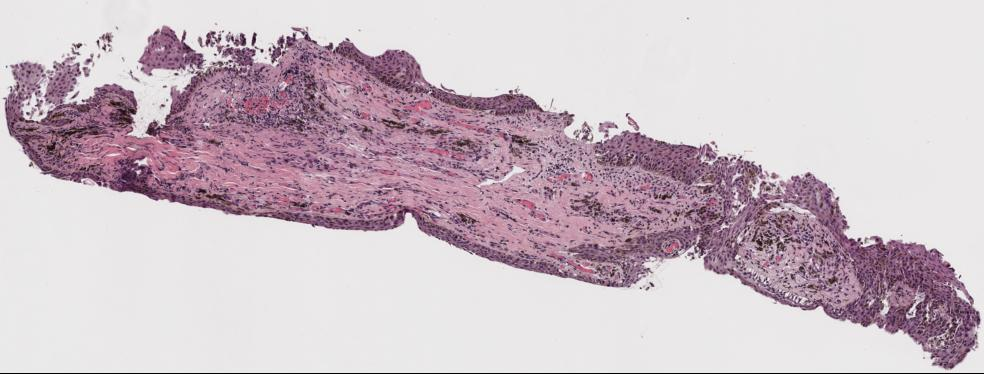
#> input picture Presentation 3/Thinkers/Kota Suzuki/images/thumbnail.jpg, 984 x 374 px, found by its file name
$ jupyter execute Anna_PatchingOnMask.ipynb
#> lines starting #> are read from the running program, lines starting #| are printed output that depends on the picture; after the words box and inside, x2 and y2 are one past the last pixel; in counts of white or black regions, pixels touching at a corner belong together
[cell 1]
from PIL import Image
import pandas as pd
import matplotlib.pyplot as plt
import matplotlib.image as mpimg
import numpy as np
import os

# Anna
### Takes an image of a tissue slice and an image of an epithelium extract from Qupath an inputs
### Changes from Alyssa:
- first code chunk is new because it uses images from Qupath instead of images from Prashan't epithelium extraction code
- This code patches over the mask instead of the tissue image in order to avoid issues with black or white pixels within the stain

[cell 2]
def apply_mask():

    # Open the JPG and PNG images

    # IMPORTANT !!!
    # the image of the tissue is from qupath and qupath labels it 'thumbnail.jpg'
    # dont use the image straight from onedrive or anything not labeled 'thumbnail.jpg'
    jpg_path = '/Users/annaroney/Downloads/Stat390_Anna/QuPath_work/1:22 patching test/data/2/thumbnail.jpg' # path to the tissue slice
    png_mask_path = '/Users/annaroney/Downloads/Stat390_Anna/QuPath_work/1:22 patching test/export/h1857578B  h&e_ROI_2-labels.png' # path to the epithelium mask

    jpg_image = Image.open(jpg_path).convert("RGB")
#> jpg_image is the input picture: PIL image 984x374 RGB; mean R, G, B 204, 189.3, 197.9
    png_mask = Image.open(png_mask_path).convert("RGBA")
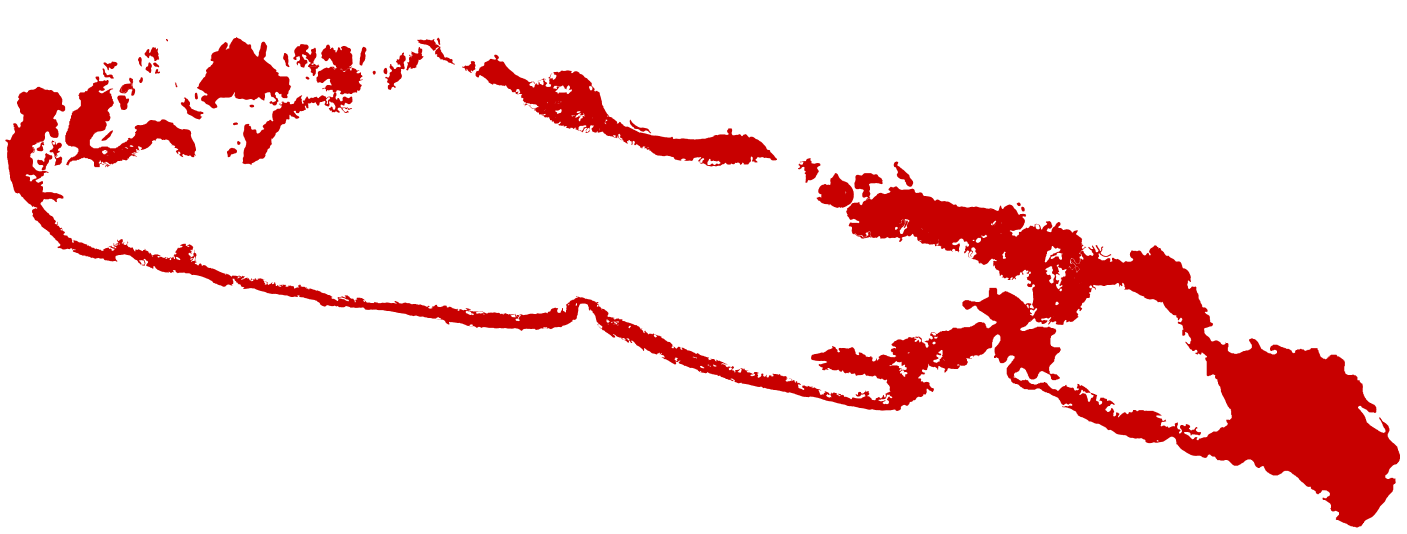
#> input picture Presentation 3/Thinkers/Kota Suzuki/images/h1857578B  h&e_ROI_2-labels.png, 9844 x 3736 px, found by its file name (shown at 1/7 size)

    # Resize the mask to match the JPG dimensions if they differ
    if jpg_image.size != png_mask.size:
        png_mask = png_mask.resize(jpg_image.size, Image.LANCZOS)
#> png_mask: PIL image 984x374 RGBA

    # Convert both images to numpy arrays
    jpg_array = np.array(jpg_image)
    mask_array = np.array(png_mask)

    # Create a mask for the PNG: True where the PNG is not white
    non_white_mask = ~np.all(mask_array[:, :, :3] > 200, axis=-1)  # Mask where PNG is not white
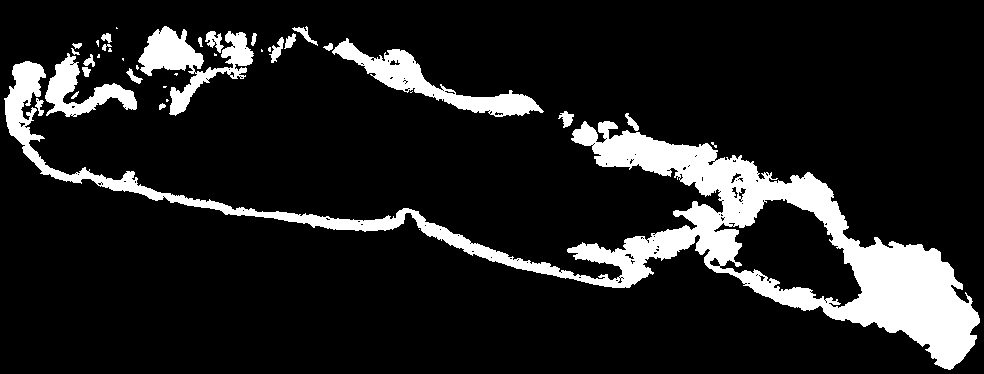
#> non_white_mask: shape (374, 984) bool; 12.9% white; 38 white regions (15 under 20 px), largest, box (x1, y1, x2, y2) and area: (4, 61, 980, 370) 36048, (332, 38, 544, 117) 3978, (138, 26, 254, 116) 3695

    # Create the final output image with a black background
    final_image_array = np.zeros_like(jpg_array)

    # Add white for stroma: Original white pixels in the JPG
    stroma_mask = np.all(jpg_array > 200, axis=-1)  # White pixels in JPG
#> stroma_mask: shape (374, 984) bool; 63.9% white; 61 black regions (48 under 20 px), largest, box (x1, y1, x2, y2) and area: (2, 25, 981, 370) 131020, (0, 373, 984, 374) 984, (96, 32, 114, 53) 189
    final_image_array[stroma_mask] = [0, 0, 0]  # Set stroma to white

    # Add red for mask: Areas in the PNG mask
    final_image_array[non_white_mask] = [254, 0, 0]  # Set mask areas to red
    mask = final_image_array
    # Set remaining original JPG pixels (not covered by PNG) to black
    non_masked_area = ~(stroma_mask | non_white_mask)  # Pixels not in stroma or mask
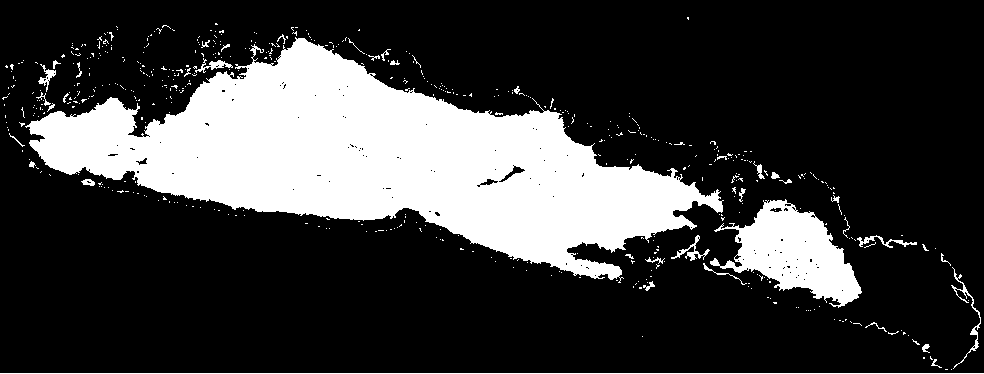
#> non_masked_area: shape (374, 984) bool; 23.4% white; 536 white regions (496 under 20 px), largest, box (x1, y1, x2, y2) and area: (25, 37, 724, 283) 73621, (710, 199, 862, 308) 7899, (0, 373, 984, 374) 984
    final_image_array[non_masked_area] = [255, 255, 255]  # Set uncovered pixels to black

    # Convert back to PIL image
    final_image = Image.fromarray(final_image_array)
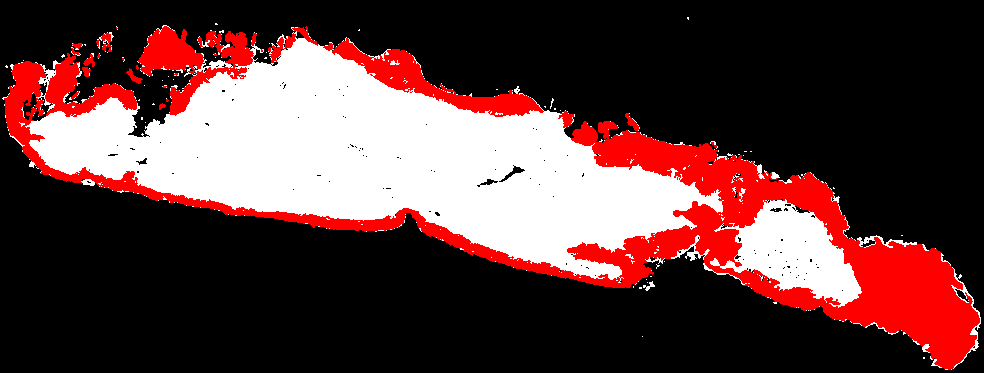
#> final_image: PIL image 984x374 RGB; mean R, G, B 92.5, 59.7, 59.7

    return final_image, mask


image, mask = apply_mask()
filename = '/Users/annaroney/Downloads/Stat390_Anna/data/epithelium.png' # where you want your output to go
image.save(filename)

# Display the final image
plt.imshow(image)
plt.axis("off")
plt.show()

mask[mask == 255] = 0
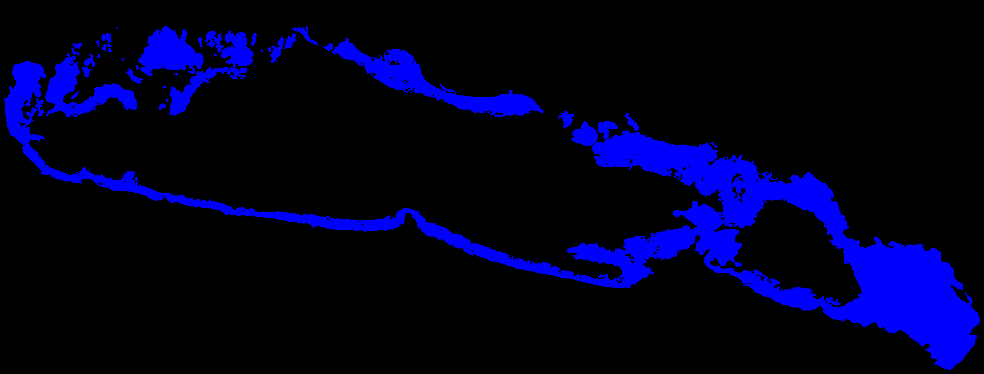
#> mask: shape (374, 984, 3); mean of channels 0, 1, 2 32.8, 0, 0; drawn as B, G, R

## Alyssa  Patching Code
### Parameters to be looked at:
- initial_size, num_squares_drawn, the mask size in the distance transform function, min_ratio, max_ratio, amx_attempts
- also possible that we have a bad random_seed but obvi dont rely on changing that to get better results

[cell 3]
import cv2
import numpy as np
import random
import matplotlib.pyplot as plt

# Load the image
image_path = '/Users/annaroney/Downloads/Stat390_Anna/data/epithelium.png'
image = cv2.imread(image_path)

# Function to check if a region contains black, white, and non-black-white mask
# function is not called?
def contains_black_white_mask(region):
    contains_black = np.any(np.all(region == [0, 0, 0], axis=-1))
    contains_white = np.any(np.all(region == [255, 255, 255], axis=-1))
    contains_mask = np.any((region != [0, 0, 0]).all(axis=-1) & (region != [255, 255, 255]).all(axis=-1))
    return contains_black and contains_white and contains_mask

# Mask for black areas, white areas, and non-black-white pixels
black_mask = cv2.inRange(image, np.array([0, 0, 0]), np.array([0, 0, 0]))
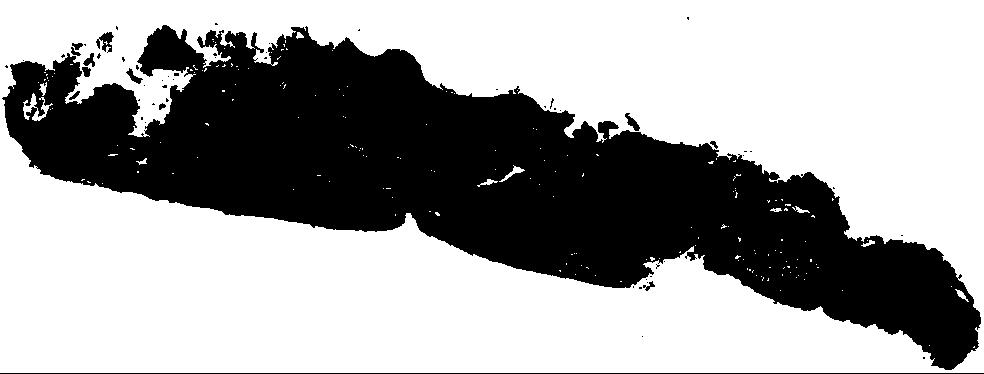
#> black_mask: shape (374, 984); 63.7% white; 60 black regions (47 under 20 px), largest, box (x1, y1, x2, y2) and area: (2, 25, 981, 370) 131731, (0, 373, 984, 374) 984, (96, 32, 114, 53) 189
white_mask = cv2.inRange(image, np.array([255, 255, 255]), np.array([255, 255, 255]))
non_black_white_mask = mask

# Calculate distance to the nearest black and white pixels
black_distance = cv2.distanceTransform(255 - black_mask, cv2.DIST_L2, 3)
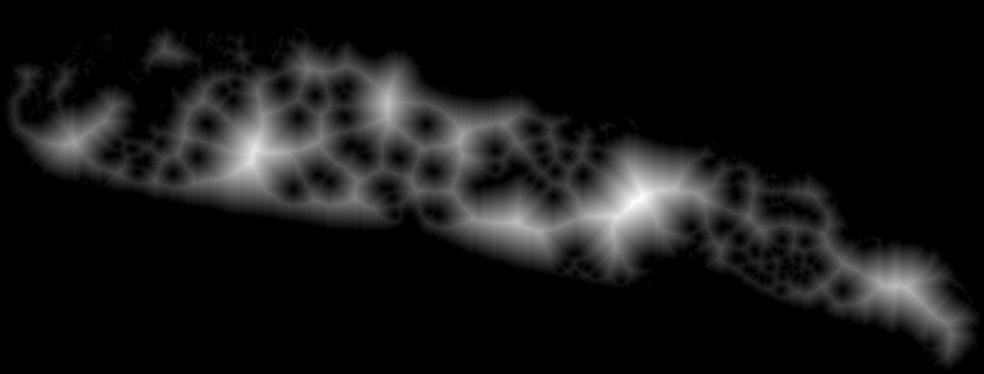
#> black_distance: shape (374, 984) float32; min 0, max 59.42, mean 5.2; drawn with min black and max white
white_distance = cv2.distanceTransform(255 - white_mask, cv2.DIST_L2, 3)
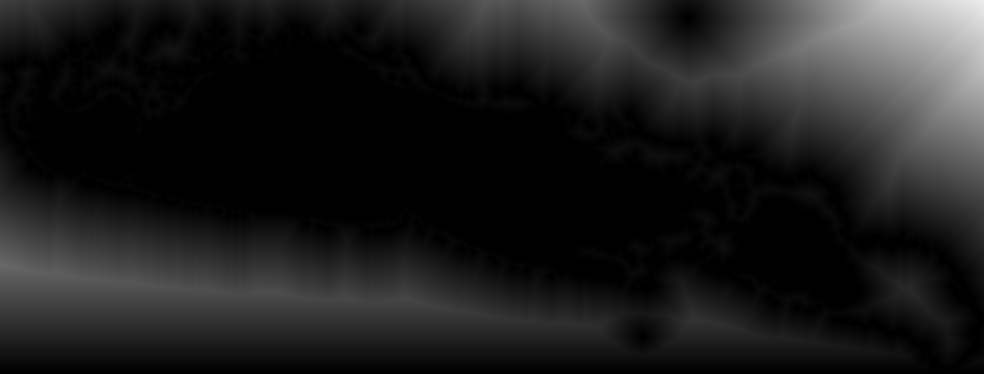
#> white_distance: shape (374, 984) float32; min 0, max 236.5, mean 29.7

# Find coordinates of non-black and non-white pixels
coordinates = np.column_stack(np.where(non_black_white_mask > 0))

# Define the ratio tolerance range for balanced points
min_ratio, max_ratio = 0.7, 1.3

# Filter coordinates to only include balanced points
balanced_points = [
    coord for coord in coordinates
    if min_ratio <= (black_distance[coord[0], coord[1]] / white_distance[coord[0], coord[1]]) <= max_ratio
]
#> balanced_points = 19945 items, first 6: [27, 116, 0], [27, 294, 0], [27, 298, 0], [28, 117, 0], [28, 162, 0], [28, 164, 0]

# Define max attempts and initial size parameters
max_attempts = 1000
initial_size = 2
covered_coordinates = set()
rectangles = []
attempts = 0

# Function to calculate overlap
def calculate_overlap(new_coords, existing_coords):
    overlap = len(new_coords.intersection(existing_coords)) / len(new_coords)
    return overlap

# Start generating squares using only balanced points as starting locations
while len(balanced_points) > 0 and attempts < max_attempts:
    attempts += 1
    # Randomly select a new center point for the square from balanced points
    random.seed(attempts) # Anna added
    random_coord = random.choice(balanced_points)
    center_x, center_y = int(random_coord[1]), int(random_coord[0])
    num_squares_drawn = 0
    vertical_preference = False

    # Expansion phase for square
    while True:
        size = initial_size * (num_squares_drawn + 1)
        top, bottom = center_y - size, center_y + size
        left, right = center_x - size, center_x + size

        # Define regions at each corner of the square
        corner_checks = {
            "top_left": (top, left),
            "top_right": (top, right - initial_size),
            "bottom_left": (bottom - initial_size, left),
            "bottom_right": (bottom - initial_size, right - initial_size)
        }

        # Track how many corners are outside the mask
        corners_outside_count = 0

        # Check each corner and determine if it is outside the mask
        for corner_name, (corner_y, corner_x) in corner_checks.items():
            # Ensure the region is within the image bounds
            if corner_y < 0 or corner_x < 0 or corner_y + initial_size > image.shape[0] or corner_x + initial_size > image.shape[1]:
                corners_outside_count += 1
                continue

            # Extract the corner region in the mask at this corner
            corner_region = non_black_white_mask[corner_y:corner_y + initial_size, corner_x:corner_x + initial_size]

            # If all pixels in the corner region are black, mark this corner as outside the mask
            if not np.any(corner_region):
                corners_outside_count += 1


            # Stop checking if we already have two corners outside
            if corners_outside_count >= 2:
                break

        # Stop expanding if at least two corners are outside the mask
        if corners_outside_count >= 2:
            # Check if the region shape requires a vertical rectangle
            if (bottom - top) > (right - left) * 1.5:
                vertical_preference = True
            break  # Stop expanding as it satisfies the mask requirements

        # Increment the number of squares drawn to expand further
        num_squares_drawn += 1
        if num_squares_drawn > 15:  # Limit expansion if square becomes too large
            break

    # Get all coordinates in the current square
    new_square_coords = set((y, x) for y in range(max(0, top), min(image.shape[0], bottom))
                                    for x in range(max(0, left), min(image.shape[1], right)))

    # Check overlap with existing covered coordinates
    if calculate_overlap(new_square_coords, covered_coordinates) <= 0.2:
        covered_coordinates.update(new_square_coords)
        rectangles.append((left, top, right, bottom))

        # Draw the rectangle
        color = (0, 255, 0) if vertical_preference else (255, 0, 0)
        cv2.rectangle(image, (left, top), (right, bottom), color, 2)

        # Remove these coordinates from the non-black-white mask list and balanced points
        coordinates = np.array([coord for coord in coordinates if tuple(coord) not in new_square_coords])
        balanced_points = [coord for coord in balanced_points if tuple(coord) not in new_square_coords]
#> this loop made 1000 passes
#> (random_coord, center_x, center_y, overlap in calculate_overlap) on passes 1 to 12: ([100, 470, 0], 470, 100, 0), ([63, 176, 0], 176, 63, 0), ([177, 73, 0], 73, 177, 0), ([175, 743, 0], 743, 175, 0), ([190, 134, 0], 134, 190, 0), ([330, 944, 0], 944, 330, 0), ([238, 450, 0], 450, 238, 0), ([169, 726, 0], 726, 169, 0.395), ([297, 789, 0], 789, 297, 0), ([329, 925, 0], 925, 329, 0.495), ([293, 776, 0], 776, 293, 0.438), ([300, 937, 0], 937, 300, 0.349)
#> (center_x, center_y) on passes 67, 70, 74, 77, 79, 82: (43, 73), (177, 94), (882, 312), (817, 188), (11, 104), (518, 103)
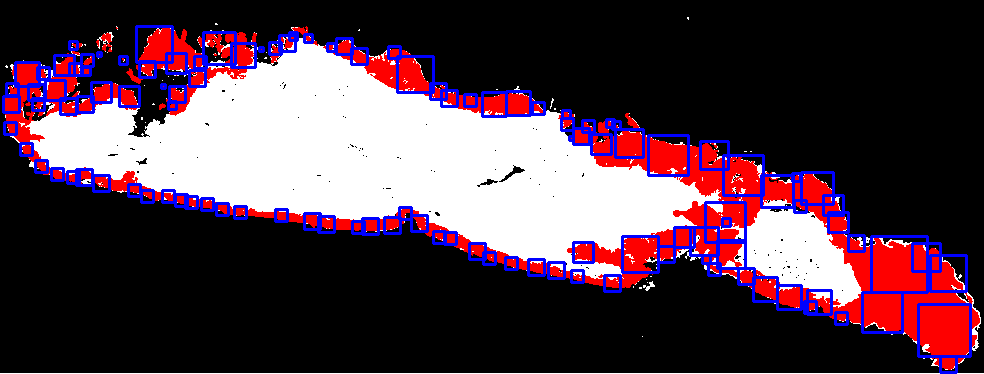
#> image: shape (374, 984, 3); mean B, G, R 72, 56.8, 82

# Display the resulting image with all rectangles
plt.figure(figsize=(10, 10))
plt.title("Image with All Rectangles and Points")
plt.imshow(cv2.cvtColor(image, cv2.COLOR_BGR2RGB))
plt.axis("off")
plt.show()

lengths = []

# Print dimensions of each final rectangle as Length x Width
for i, (left, top, right, bottom) in enumerate(rectangles, 1):
    length = bottom - top  # Height of the rectangle
    width = right - left   # Width of the rectangle
    lengths.append(length)

    print(f"Rectangle {i} dimensions: Length = {length} pixels, Width = {width} pixels")
#> this loop made 117 passes
#> (left, top, right, bottom) on passes 1 to 12: (464, 94, 476, 106), (166, 53, 186, 73), (67, 171, 79, 183), (723, 155, 763, 195), (128, 184, 140, 196), (918, 304, 970, 356), (444, 232, 456, 244), (777, 285, 801, 309), (761, 175, 793, 207), (45, 80, 65, 100), (648, 135, 688, 175), (912, 243, 940, 271)
#| Rectangle 1 dimensions: Length = 12 pixels, Width = 12 pixels
#| Rectangle 2 dimensions: Length = 20 pixels, Width = 20 pixels
#| Rectangle 3 dimensions: Length = 12 pixels, Width = 12 pixels
#| Rectangle 4 dimensions: Length = 40 pixels, Width = 40 pixels
#| Rectangle 5 dimensions: Length = 12 pixels, Width = 12 pixels
#| Rectangle 6 dimensions: Length = 52 pixels, Width = 52 pixels
#| Rectangle 7 dimensions: Length = 12 pixels, Width = 12 pixels
#| Rectangle 8 dimensions: Length = 24 pixels, Width = 24 pixels
#> (further printed lines are left out)

### ^ is with initial_size = 2
- more complex to start all patches at this small size but results in minimal white/black space and a more abstractable algorithm for other tissue slices
- patch dimesnsions are not powers of two?

### only have extracted one image so far but in future this will be a graph of patch dimension data for all images combined

[cell 4]
plt.hist(lengths, bins = np.arange(0, max(lengths)+2))
plt.xlabel('Dimension')
plt.ylabel('Frequency of Dimensions')
plt.title('Distribution of Patch Dimensions')
plt.suptitle(f"min_ratio: {min_ratio}, max_ratio: {max_ratio}, initial_size: {initial_size}, Number of square patches: {len(lengths)}", y=0)
plt.show()
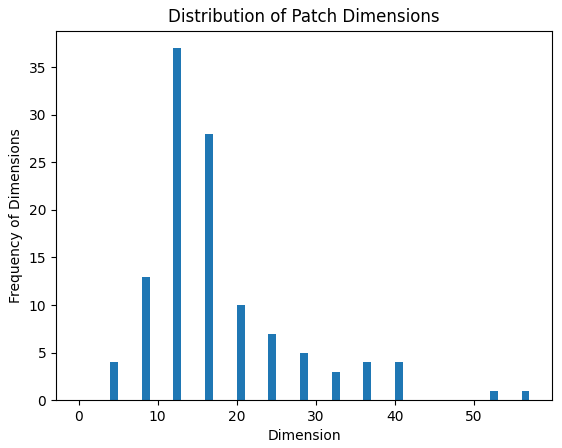
#> figure drawn by matplotlib, 1 panel; tallest bar 37 high, from x = 12 to 13
